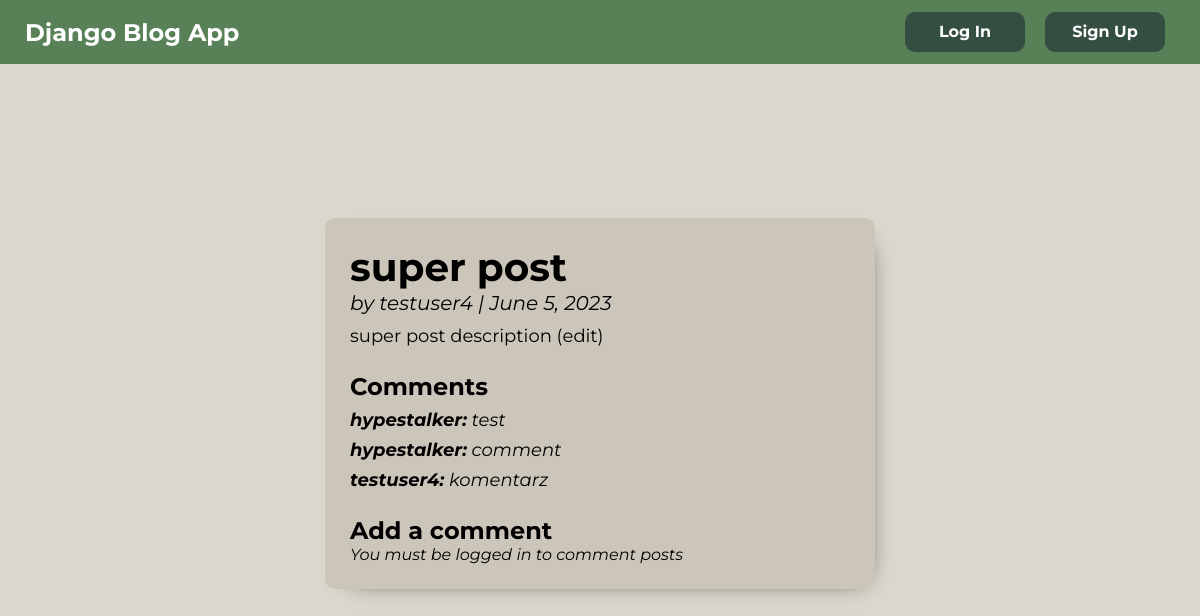
Before: /5/ with the older database file.
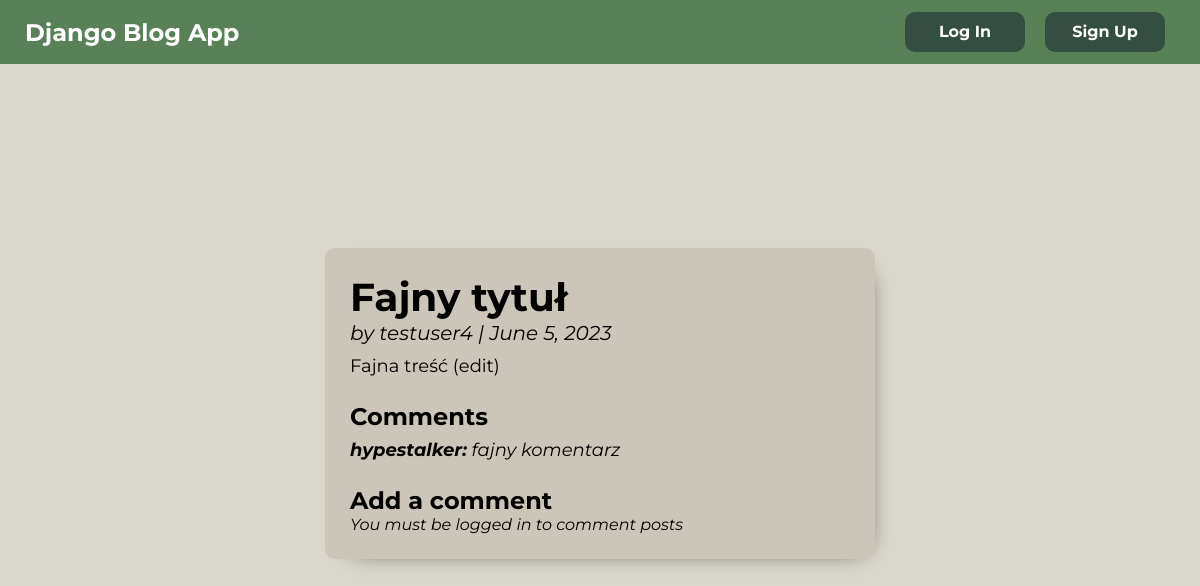
After: the same page with the newer database file.
### posts/models.py (models this page shows, shortened)
class Post(models.Model):
    author = models.ForeignKey(settings.AUTH_USER_MODEL, on_delete=models.CASCADE)
    title = models.CharField(max_length=100)
    body = models.TextField()
    created_at = models.DateField(auto_now_add=True)

class Comment(models.Model):
    post = models.ForeignKey(Post, on_delete=models.CASCADE)
    comment = models.CharField(max_length=100)
    author = models.ForeignKey(settings.AUTH_USER_MODEL, on_delete=models.CASCADE)
    def __str__(self):
        return self.comment

### accounts/models.py (models this page shows)
class CustomUser(AbstractUser):
    age = models.PositiveIntegerField(null=True, blank=True)

### posts/views.py (the view, shortened to what this page needs)
# urls.py: path("<int:pk>/", PostDetailView.as_view(), name="post_detail"),
class PostDetailView(View):
    def get(self, request, *args, **kwargs):
        view = CommentGet.as_view()
        return view(request, *args, **kwargs)

### posts/views.py (called while the page is built)
    def get_context_data(self, **kwargs):
        context = super().get_context_data(**kwargs)
        context["form"] = CommentForm()
        return context

### templates/posts/post_detail.html (shortened to what this page needs)
{% extends 'base.html' %}
{% block content %}
<div class="blog-post-card-detail">
    <div class="blog-title">
        <h2>{{ post.title }}</h2>
    </div>
    <div class="blog-author">
        <span>by {{ post.author }} | {{ post.created_at }}</span>
    </div>
    <div class="blog-text">
        <p>{{ post.body }}</p>
    </div>
    <div class="blog-comments">
        <h2 style="font-size:24px">Comments</h2>
        {% for comment in post.comment_set.all  %}
        <p class="user-comment"> <span class="user">{{ comment.author }}:</span> {{ comment }}</p>
        {% endfor %}
    </div>
    <div class="blog-comments-form">
    <h2>Add a comment</h2>
        {% if user.is_authenticated %}
        <form action="" method="post">
            {% csrf_token %}
            {{ form.as_p }}
            <button type="submit" class="form-btn">Post comment</button>
         </form>
        {% else %}
        <p><em>You must be logged in to comment posts</em></p>
        {% endif %}
    </div>
</div>
{% endblock content %}

Changed rows visible on the page:
removed Comment: author "hypestalker", comment "test"
removed Comment: author "hypestalker", comment "comment"
removed Comment: author "testuser4", comment "komentarz"
changed Post "testuser4": title "super post" → "Fajny tytuł"; body "super post description (edit)" → "Fajna treść (edit)"
added Comment: author "hypestalker", comment "fajny komentarz"
